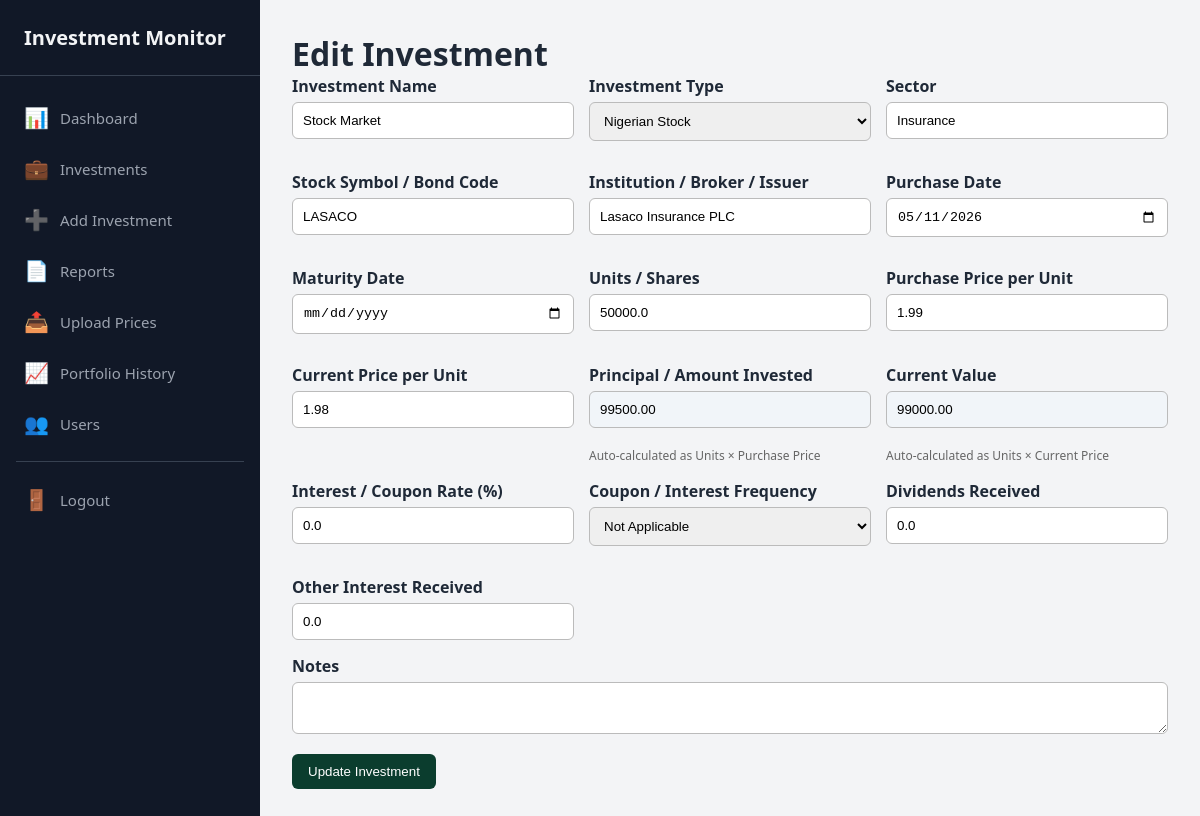
Screenshot of /investments/2/edit (signed in) with the database file from the repository.
### models.py (models this page shows, shortened)
class Investment(db.Model):
    __tablename__ = "investments"
    id = db.Column(db.Integer, primary_key=True)
    user_id = db.Column(db.Integer, db.ForeignKey("users.id"), nullable=False)
    investment_name = db.Column(db.String(150), nullable=False)
    investment_type = db.Column(db.String(50), nullable=False)
    sector = db.Column(db.String(100), nullable=True)
    symbol = db.Column(db.String(30), nullable=True)
    institution = db.Column(db.String(150), nullable=True)
    purchase_date = db.Column(db.Date, nullable=False)
    maturity_date = db.Column(db.Date, nullable=True)
    units = db.Column(db.Float, default=0)
    purchase_price = db.Column(db.Float, default=0)
    current_price = db.Column(db.Float, default=0)
    principal_amount = db.Column(db.Float, nullable=False, default=0)
    current_value = db.Column(db.Float, nullable=False, default=0)
    interest_rate = db.Column(db.Float, default=0)
    coupon_frequency = db.Column(db.String(50), nullable=True)
    dividends_received = db.Column(db.Float, default=0)
    interest_received = db.Column(db.Float, default=0)
    last_price_update = db.Column(db.DateTime, nullable=True)
    notes = db.Column(db.Text, nullable=True)
    created_at = db.Column(db.DateTime, default=datetime.utcnow)
    dividends = db.relationship(
        "DividendHistory",
        backref="investment",
        lazy=True,
        cascade="all, delete-orphan"
    )
    coupons = db.relationship(
        "CouponSchedule",
        backref="investment",
        lazy=True,
        cascade="all, delete-orphan"
    )
    bond_yields = db.relationship(
        "BondYieldHistory",
        backref="investment",
        lazy=True,
        cascade="all, delete-orphan"
    )
    price_history = db.relationship(
        "PriceHistory",
        backref="investment",
        lazy=True,
        cascade="all, delete-orphan"
    )

### investments/routes.py (the view, shortened to what this page needs)
@investment_bp.route("/<int:id>/edit", methods=["GET", "POST"])
@login_required
def edit(id):
    investment = Investment.query.get_or_404(id)
    if not user_can_access_investment(current_user, investment):
        abort(403)
    form = InvestmentForm(obj=investment)
    return render_template("investments/edit.html", form=form, investment=investment)

### models.py (called while the page is built)
@login_manager.user_loader
def load_user(user_id):
    return User.query.get(int(user_id))

### utils.py (called while the page is built)
def user_can_access_investment(user, investment):
    if user.role in ["admin", "superadmin"]:
        return True
    return investment.user_id == user.id

### templates/investments/edit.html (shortened to what this page needs)
{% extends "base.html" %}
{% block content %}
<h1>Edit Investment</h1>
<form method="POST">
    <div class="form-grid">
        <div>
            {{ form.investment_name.label }}
            {{ form.investment_name }}
        </div>
        <div>
            {{ form.investment_type.label }}
            {{ form.investment_type }}
        </div>
        <div>
            {{ form.sector.label }}
            {{ form.sector }}
        </div>
        <div>
            {{ form.symbol.label }}
            {{ form.symbol }}
        </div>
        <div>
            {{ form.institution.label }}
            {{ form.institution }}
        </div>
        <div>
            {{ form.purchase_date.label }}
            {{ form.purchase_date }}
        </div>
        <div>
            {{ form.maturity_date.label }}
            {{ form.maturity_date }}
        </div>
        <div>
            {{ form.units.label }}
            {{ form.units }}
        </div>
        <div>
            {{ form.purchase_price.label }}
            {{ form.purchase_price }}
        </div>
        <div>
            {{ form.current_price.label }}
            {{ form.current_price }}
        </div>
        <div>
            {{ form.principal_amount.label }}
            {{ form.principal_amount(readonly=true, class="auto-calc-field") }}
            <small>Auto-calculated as Units × Purchase Price</small>
        </div>
        <div>
            {{ form.current_value.label }}
            {{ form.current_value(readonly=true, class="auto-calc-field") }}
            <small>Auto-calculated as Units × Current Price</small>
        </div>
        <div>
            {{ form.interest_rate.label }}
            {{ form.interest_rate }}
        </div>
        <div>
            {{ form.coupon_frequency.label }}
            {{ form.coupon_frequency }}
        </div>
        <div>
            {{ form.dividends_received.label }}
            {{ form.dividends_received }}
        </div>
        <div>
            {{ form.interest_received.label }}
            {{ form.interest_received }}
        </div>
    </div>
    <div>
        {{ form.notes.label }}
        {{ form.notes }}
    </div>
    <button type="submit">Update Investment</button>
</form>
{% endblock %}

### static/css/style.css (style rules this page uses)
* { box-sizing: border-box; }
body { margin: 0; font-family: Arial, sans-serif; background: #f4f6f8; color: #222; }
*, *::before, *::after { box-sizing: border-box; margin: 0; padding: 0; }
html, body { height: 100%; font-family: 'Segoe UI', system-ui, -apple-system, sans-serif; background-color: #f3f4f6; color: #1f2937; }
.form-grid { display: grid; grid-template-columns: repeat(auto-fit, minmax(220px, 1fr)); gap: 15px; }
form label { display: block; margin-bottom: 5px; font-weight: bold; }
form input, form select, form textarea { width: 100%; padding: 10px; border: 1px solid #bbb; border-radius: 6px; margin-bottom: 15px; }
button, .btn { display: inline-block; background: #0b3d2e; color: #fff; padding: 10px 16px; border: none; border-radius: 6px; text-decoration: none; cursor: pointer; }
.auto-calc-field { background: #f1f5f9; cursor: not-allowed; }
small { color: #666; font-size: 12px; }

### rows the page displays
Investment: investment_name "Stock Market", investment_type "Nigerian Stock", sector "Insurance", symbol "LASACO", institution "Lasaco Insurance PLC", purchase_date "05/11/2026", units "50000.0", purchase_price "1.99", current_price "1.98", principal_amount "99500.00", current_value "99000.00", interest_rate "0.0", coupon_frequency "Not Applicable", dividends_received "0.0", interest_received "0.0"
